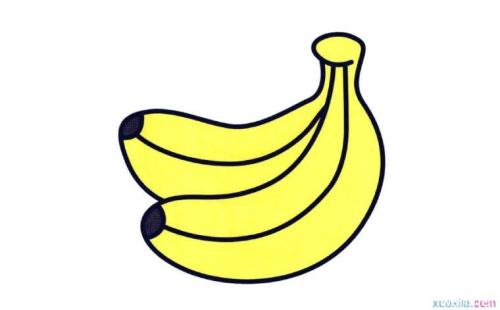
#> input picture 1图片转字符画/banana.jpg, 500 x 310 px
$ python main.py -i banana.jpg
#> lines starting #> are read from the running program, lines starting #| are printed output that depends on the picture
from PIL import Image
import argparse

parser = argparse.ArgumentParser()
parser.add_argument('-i', help='Input file')
parser.add_argument('-o', help='Output file')
parser.add_argument('--width', type=int, help='width of image', default=50)
parser.add_argument('--height', type=int, help='height of image', default=50)

args = parser.parse_args()
input = args.i
output = args.o
width = args.width
height = args.height

chars = "$@B%8&WM#*oahkbdpqwmZO0QLCJUYXzcvunxrjft/\|()1{}[]?-_+~<>i!lI;:,\"^`'. "
# chars = "jft/\|()1{}[]?-_+~<>i!lI;:,\"^`'. $@B%8&WM#*oahkbdpqwmZO0QLCJUYXzcvunxr"
length = len(chars)


def image2char(_tuple):
    r = _tuple[0]
    g = _tuple[1]
    b = _tuple[2]
    gray = int(0.2126 * r + 0.7152 * g + 0.0722 * b)
    return chars[int(gray / 256.0 * length)]


def main():
    image = Image.open(input)
#> image is the input picture: PIL image 500x310 RGB; mean R, G, B 240.5, 240.5, 209.3
    image = image.resize((width, height))
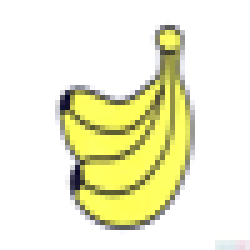
#> image: PIL image 50x50 RGB (shown 5 times larger); mean R, G, B 239.9, 239.8, 209.1

    txt = ""
    for i in range(height):
        for j in range(width):
            txt += image2char(image.getpixel((j, i)))
        txt += "\n"

#> (the run stopped early here; a loop or call above may not have finished)
